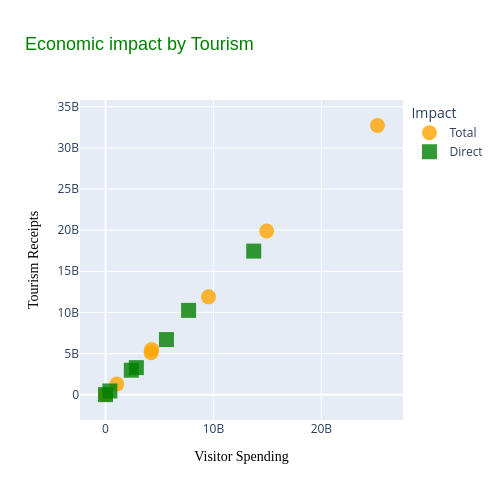

The cell this chart's notebook holds for it:
### Code cell
# Define x, y, and categorical variable 'Impact'
x= df['Visitor Spending']
y= df['Tourism Receipts']
Impact = df['Impact']

# Define colors and marker symbols for different Impact categories
impact_colors = {'Total': 'orange', 'Direct': 'green'}
impact_symbols = {'Total': 'circle', 'Direct': 'square'}

# Create a Plotly figure object
graph=go.Figure()

# Add a trace for the 'Total' impact category
graph.add_trace(go.Scatter(
    x=x [Impact =='Total'],
    y=y [Impact =='Total'], 
    mode='markers', 
    marker=dict(size=15, 
                color=impact_colors['Total'] ,
                symbol= impact_symbols['Total'],
                opacity=0.8), 
    name='Total'
))

# Add a trace for the 'Direct' impact category
graph.add_trace(go.Scatter(
    x=x [Impact =='Direct'],
    y=y [Impact =='Direct'], 
    mode='markers', 
    marker=dict(size=15, 
                color=impact_colors['Direct'] ,
                symbol= impact_symbols['Direct'],
                opacity=0.8), 
    name='Direct'
))


# Customize the layout of the graph
graph.update_layout(
    title=dict(
        text= 'Economic impact by Tourism',
        font= dict(family="Arial", size=18, color="green")
    ),
xaxis= dict(title='Visitor Spending',
            titlefont=dict(family="Verdana", size=14, color="black")),
yaxis= dict(title='Tourism Receipts',
             titlefont=dict(family="Verdana", size=14, color="black")),

width=500, height=500, 
legend=dict(title="Impact")
)
graph.show()

### Figure 1 — Plotly figure (JSON) as saved in the notebook; plotly's stock layout.template omitted (floating-point values rounded to 4 significant figures)
{"data": [{"marker": {"color": "orange", "opacity": 0.8, "size": 15, "symbol": "circle"}, "mode": "markers", "name": "Total", "type": "scatter", "x": [25196416309, 309584, 14929416770, 9544482954, 4222491815, 1042560491, 4279430648], "y": [32745553876, 390540, 19900804129, 11891677674, 5103970404, 1293061515, 5494645755]}, {"marker": {"color": "green", "opacity": 0.8, "size": 15, "symbol": "square"}, "mode": "markers", "name": "Direct", "type": "scatter", "x": [13732836680, 205777, 7696179700, 5645744669, 2856604580, 400861592, 2388278497], "y": [17456282820, 251802, 10245312188, 6698832003, 3283131950, 444895813, 2970804241]}], "layout": {"height": 500, "legend": {"title": {"text": "Impact"}}, "title": {"font": {"color": "green", "family": "Arial", "size": 18}, "text": "Economic impact by Tourism"}, "width": 500, "xaxis": {"title": {"font": {"color": "black", "family": "Verdana", "size": 14}, "text": "Visitor Spending"}}, "yaxis": {"title": {"font": {"color": "black", "family": "Verdana", "size": 14}, "text": "Tourism Receipts"}}}}
